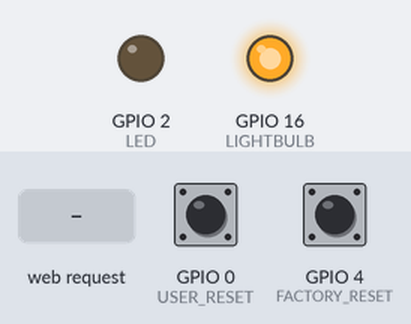
Simulated run of this sketch. Board: ESP8266 (NodeMCU). Shown: output pins drawn as LEDs (lit = HIGH). Dashed ring = blinking. The inputs (shaded band) are chosen by the test bench; at power-on: GPIO 0 (USER_RESET) HIGH, GPIO 4 (FACTORY_RESET) HIGH. WiFi joins after 1.5 s; servers stay silent unless stated; random numbers use the default seed unless the sketch sets one; EEPROM starts erased; what the sketch prints to the serial monitor is not drawn.

Above: at 2.6 s.
2.7 s: HTTP request GET /configure received
At 2.84 s:
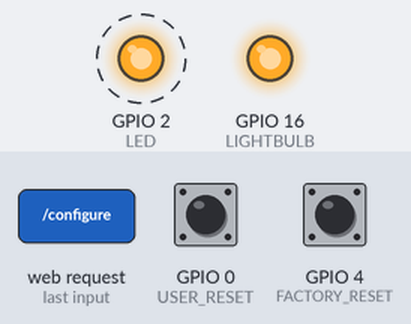
7.3 s: HTTP request GET /configure?title=on received
At 9.4 s:
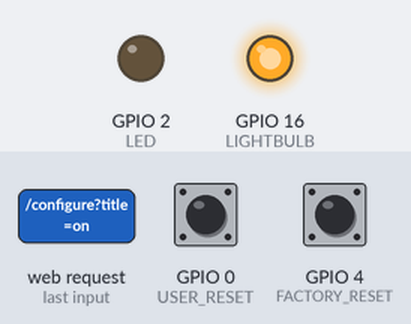
Timing chart, 0 to 10.9 s (numbered marks = the images above; inputs shaded):
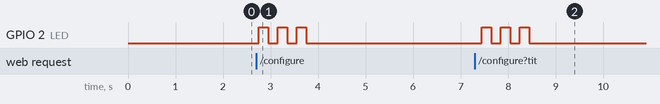

Measured:
- after the input at 2.7 s, GPIO 2 (LED): alternates HIGH for 0.20 s and LOW for 0.20 s, 6 changes in all, then stays LOW, starting after 0.05 s
- after the input at 7.3 s, GPIO 2 (LED): alternates HIGH for 0.20 s and LOW for 0.20 s, 6 changes in all, then stays LOW, starting after 0.15 s

The sketch:

ModeMCU.ino
```cpp
#include <ESP8266WiFi.h>
#include <WiFiClient.h>
#include <ESP8266WebServer.h>
#include <EEPROM.h>

#define LED 2
#define LIGHTBULB 16
#define USER_RESET 0
#define FACTORY_RESET 4

ESP8266WebServer server(80);

bool ap_mode = true;    //indicate if ESP needs AP mode
bool sta_mode = false;    //indicate if ESP needs STA mode

/*
 * Blink the LED
 * pin: the pin the LED used
 * num: times to blink
 */
void blinkLED(int pin, int num, int interval) {
    //Set the lED to be off at first
    digitalWrite(pin, 1);
    delay(interval);
    for (int i = 0; i < num; i++) {
        digitalWrite(pin, 0);
        delay(interval);
        digitalWrite(pin, 1);
        delay(interval);
    }
}

/*
 * Handel users' configurations and write them to ESP
 */
void configure() {
    //Turn on the LED: notify users the message is received
    digitalWrite(LED, 0);
    Serial.println();
    Serial.println("--------Set configuration start--------");
    //Check if the message receivced match our requirements
    if (server.hasArg("ssid") && server.hasArg("psk") && server.hasArg("title")) {
        //Write configuration
        clearEEPROM(128, 256);
        writeEEPROM(128, 160, server.arg("ssid").c_str());
        writeEEPROM(160, 192, server.arg("psk").c_str());
        writeEEPROM(224, 256, server.arg("title").c_str());
        if (server.hasArg("uname")) {
            writeEEPROM(192, 224, server.arg("uname").c_str());
        }
        sta_mode = true;
        connetHomeWiFi();
    }
    else if (server.hasArg("title")){
        //Write configuration
        clearEEPROM(224, 256);
        writeEEPROM(224, 256, server.arg("title").c_str());
    }
    server.send(200, "text/plain", readEEPROM(224, 256));
    Serial.println("--------Set configuration end----------");
    //Blink the LED twice: notify users the configuration is satisfied
    blinkLED(LED, 2, 200);
}

/*
 * Get Device's title and value
 */
void getDevice() {
    server.send(200, "text/plain", String(readEEPROM(224, 256)) + char(0) + String(digitalRead(LIGHTBULB)));
    //Blink the LED once to notify users it received a request
    blinkLED(LED, 1, 200);
}

/*
 * Set the status of the device
 */
void setDevice() {
    if (server.hasArg("LightBulb")) {
        String val = server.arg("LightBulb");
        if (val == "on") {
            digitalWrite(LIGHTBULB, 0);
            server.send(200, "text/plain", "on");
        }
        else {
            digitalWrite(LIGHTBULB, 1);
            server.send(200, "text/plain", "off");
        }
        Serial.print("LIGHTBULB is ");
        Serial.println(val);
    }
    //Blink the LED once to notify users it received a request
    blinkLED(LED, 1, 200);
}


/*
 * Clear EEPROM, which store all settings
 */
void clearEEPROM(int st, int ed) {
    for (int i = st; i < ed; i++) {
        EEPROM.write(i, 0);
    }
    EEPROM.commit();
    //Serial.println("EEPROM Cleared!");
    Serial.printf("clearEEPROM (%d, %d).\n", st, ed);
}

/*
 * Read content from certain part of the EEPROM
 */
char *readEEPROM(int st, int ed) {
    String str;
    int block;
    Serial.print("readEEPROM: ");
    for (int i = st; i < ed; i++) {
        block = EEPROM.read(i);
        Serial.print(char(block));
        if (block == 0) {
            break;
        }
        str += char(block);
    }
    Serial.println();
    char *chr = new char[str.length() + 1];
    strcpy(chr, str.c_str());
    return chr;
}

/*
 * Write content to certain part of the EEPROM
 */
void writeEEPROM(int st, int ed, const char *chr) {
    for (int i = 0; i < strlen(chr); i++) {
      EEPROM.write(i + st, chr[i]);
    }
    EEPROM.commit();
    Serial.printf("writeEEPROM (%d, %d): %s\n", st, ed, chr);
}

/*
 * Generate an unique SSID based on MAC Address for ESP's Access Point
 */
char *getSSID() {
    String ssidStr = "ESP_";
    Serial.printf("MAC: %s\n", WiFi.softAPmacAddress().c_str());
    String macStr = WiFi.softAPmacAddress();
    macStr.replace(":", "");
    ssidStr += macStr.substring(6, 12);
    char *chr = new char[ssidStr.length() + 1];
    strcpy(chr, ssidStr.c_str());
    return chr;
}

/*
 * Generate an random password
 */
char *getPSK(int len) {
    static const char alphanum[] =
        "!@#$%^&*"
        "0123456789"
        "abcdefghijklmnopqrstuvwxyz"
        "ABCDEFGHIJKLMNOPQRSTUVWXYZ";
    //srand(time(NULL));
    randomSeed(ESP.getCycleCount());
    int alpha_size = strlen(alphanum);
    String str;
    for (int i = 0; i < len; i++) {
        str += alphanum[rand() % alpha_size];
    }
    char *chr = new char[str.length() + 1];
    strcpy(chr, str.c_str());
    return chr;
}

/*
 * Initialize ESP
 * 1. set buttons and LED pins;
 * 2. generate a SSID and Password for AP if it have not been gererated
 * 3. turn the led off.
 */
void initDevice() {
    delay(1000);
    pinMode(LED, OUTPUT);
    pinMode(LIGHTBULB, OUTPUT);
    //pinMode(LIGHTBULB, INPUT_PULLUP);
    pinMode(USER_RESET, INPUT_PULLUP);  //for reseting users' configurations
    pinMode(FACTORY_RESET, INPUT_PULLUP);  //for reseting all configurations, including the password
    Serial.begin(9600);
    EEPROM.begin(512);

    //Turn on the LED and turn off the LightBulb
    digitalWrite(LED, 0);
    digitalWrite(LIGHTBULB, 1);

    //Generate ssid and random password for the first boot
    if (strlen(readEEPROM(0, 32)) != 10 || strlen(readEEPROM(32, 96)) != 32) {
        //Clear EEPROM
        clearEEPROM(0, 512);
        //Initialize SSID and PSK
        writeEEPROM(0, 32, getSSID());
        writeEEPROM(32, 96, getPSK(32));
    }

    if (strlen(readEEPROM(128, 160)) == 0) {
        sta_mode = false;
    }
    else {
        sta_mode = true;
    }
}

/*
 * Create an AP and an HTTPServer for configuration
 */
void createHTTPServer() {
    Serial.println("--------Create HTTPServer start--------");
    Serial.println("Configuring access point...");
    WiFi.softAP(readEEPROM(0, 32), readEEPROM(32, 96));
    Serial.println("Access Point is created.");
    IPAddress myIP = WiFi.softAPIP();
    Serial.print("IP address: ");
    Serial.println(myIP);
    server.on("/configure", configure);
    server.on("/getDevice", getDevice);
    server.on("/setDevice", setDevice);
    server.begin();
    Serial.println("HTTP server is created.");
    Serial.println("--------Create HTTPServer end----------");
}

/*
 * Start HTTPServer
 * ap_mode should be set to true because ESP is running an AP
 */
void enableAP() {
    ap_mode = true;
    Serial.println("Access Point is enabled.");
}

/*
 * Stop HTTPServer
 * ap_mode should be set to false because we do not need AP anymore
 */
void disableAP() {
    ap_mode = false;
    Serial.println("Access Point is disabled.");
}

/*
 * Connet to Home WiFi
 */
void connetHomeWiFi() {
    WiFi.disconnect();
    Serial.println("Connecting to HomeWiFi...");
    WiFi.begin(readEEPROM(128, 160), readEEPROM(160, 192));
}

void setup() {
    initDevice();
    createHTTPServer();
    //enableAP();

    if (sta_mode) {
        connetHomeWiFi();
    }
}

/*
 * Check if users click any buttons
 */
void clickCheck() {
    // Erase all user settings, disable STA mode and enable AP mode
    if (digitalRead(USER_RESET) == 0) {
        while (digitalRead(USER_RESET) == 0);
        clearEEPROM(128, 256);
        Serial.println();
        Serial.println("User settings have been cleaned.");
        WiFi.mode(WIFI_AP);
        sta_mode = false;
        enableAP();
        digitalWrite(LED, 0);
        digitalWrite(LIGHTBULB, 1);
    }
    // Be care to press this button, you probably have to recreate an QR code
    // since the password will be changed after pressing this button
    if (digitalRead(FACTORY_RESET) == 0) {
        while (digitalRead(FACTORY_RESET) == 0);
        clearEEPROM(0, 512);
        Serial.println();
        Serial.println("All settings have been cleaned, rebooting device...");
        ESP.reset();    //reboot ESP
    }
}

void loop() {
    clickCheck();
    delay(100);
    server.handleClient();
    if (ap_mode && sta_mode) {
        digitalWrite(LED, 0);
        if (WiFi.status() != WL_CONNECTED) {
            Serial.print(".");
        }
        else {
            // If ESP connected to the Home Wifi
            // 1. disaply its IP address
            // 2. set esp to work only on STA mode
            // 3. disable AP mode
            // 4. turn on the LED: Home Wifi is connected
            Serial.println();
            Serial.println("Home WiFi connected");
            Serial.print("IP address: ");
            Serial.println(WiFi.localIP());
            WiFi.mode(WIFI_STA);
            disableAP();
            //Blink the LED 3 times to notify users it has connected to the Home WiFi
            blinkLED(LED, 3, 200);
            //Start SocketIO, connect server
        }
    }
    else if (ap_mode) {
        digitalWrite(LED, 0);
    }
    else if (sta_mode) {
        // If ESP somehow dropped the Home Wifi connection
        // 1. enale AP mode;
        // 2. turn off the LED: Home Wifi is disconnected
        digitalWrite(LED, 1);
        if (WiFi.status() != WL_CONNECTED) {
            Serial.println("Home WiFi dropped, reconnecting...");
            WiFi.mode(WIFI_AP_STA);
            enableAP();
            //Turn on the LED to notify users the connection is dropped
            digitalWrite(LED, 0);
            //end SocketIO server, disconnect server
        }
    }
}
```
